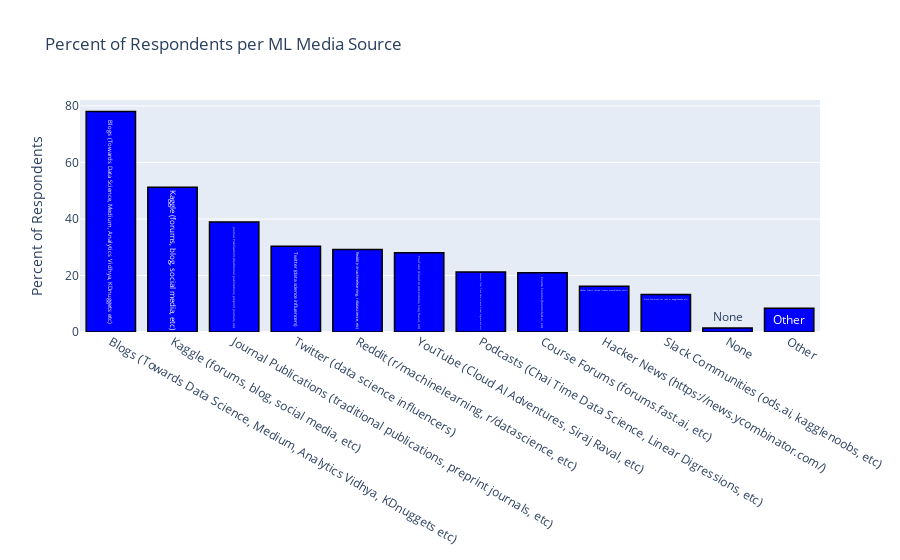

Write notebook code for a chart like this one.
### Code cell
question_number = 'Q12'
title='Percent of Respondents per ML Media Source'
plot_multiple_choice_12_multiple_selections(data,data_with_question_on_top,title,y_axis_title,question_number,
                                            question_part_1 = 'Q12_Part_8',
                                            question_part_2 = 'Q12_Part_4',
                                            question_part_3 = 'Q12_Part_9',
                                            question_part_4 = 'Q12_Part_1',
                                            question_part_5 = 'Q12_Part_3',
                                            question_part_6 = 'Q12_Part_6',
                                            question_part_7 = 'Q12_Part_7',
                                            question_part_8 = 'Q12_Part_5',
                                            question_part_9 = 'Q12_Part_2',
                                            question_part_10 = 'Q12_Part_10',
                                            question_part_11 = 'Q12_Part_11',
                                            question_part_12 = 'Q12_Part_12',
                                            percent_instead_of_count=True,
                                            response_count=691)

### Figure 1 — Plotly figure (JSON) as saved in the notebook; plotly's stock layout.template omitted (floating-point values rounded to 4 significant figures)
{"data": [{"marker": {"color": "blue", "line": {"color": "black", "width": 1.5}}, "name": "Kaggle Survey 2019", "text": ["Blogs (Towards Data Science, Medium, Analytics Vidhya, KDnuggets etc)"], "type": "bar", "x": ["Blogs (Towards Data Science, Medium, Analytics Vidhya, KDnuggets etc)"], "y": [78.0]}, {"marker": {"color": "blue", "line": {"color": "black", "width": 1.5}}, "name": "Kaggle Survey 2019", "text": ["Kaggle (forums, blog, social media, etc)"], "type": "bar", "x": ["Kaggle (forums, blog, social media, etc)"], "y": [51.23]}, {"marker": {"color": "blue", "line": {"color": "black", "width": 1.5}}, "name": "Kaggle Survey 2019", "text": ["Journal Publications (traditional publications, preprint journals, etc)"], "type": "bar", "x": ["Journal Publications (traditional publications, preprint journals, etc)"], "y": [38.93]}, {"marker": {"color": "blue", "line": {"color": "black", "width": 1.5}}, "name": "Kaggle Survey 2019", "text": ["Twitter (data science influencers)"], "type": "bar", "x": ["Twitter (data science influencers)"], "y": [30.39]}, {"marker": {"color": "blue", "line": {"color": "black", "width": 1.5}}, "name": "Kaggle Survey 2019", "text": ["Reddit (r/machinelearning, r/datascience, etc)"], "type": "bar", "x": ["Reddit (r/machinelearning, r/datascience, etc)"], "y": [29.23]}, {"marker": {"color": "blue", "line": {"color": "black", "width": 1.5}}, "name": "Kaggle Survey 2019", "text": ["YouTube (Cloud AI Adventures, Siraj Raval, etc)"], "type": "bar", "x": ["YouTube (Cloud AI Adventures, Siraj Raval, etc)"], "y": [28.08]}, {"marker": {"color": "blue", "line": {"color": "black", "width": 1.5}}, "name": "Kaggle Survey 2019", "text": ["Podcasts (Chai Time Data Science, Linear Digressions, etc)"], "type": "bar", "x": ["Podcasts (Chai Time Data Science, Linear Digressions, etc)"], "y": [21.27]}, {"marker": {"color": "blue", "line": {"color": "black", "width": 1.5}}, "name": "Kaggle Survey 2019", "text": ["Course Forums (forums.fast.ai, etc)"], "type": "bar", "x": ["Course Forums (forums.fast.ai, etc)"], "y": [20.98]}, {"marker": {"color": "blue", "line": {"color": "black", "width": 1.5}}, "name": "Kaggle Survey 2019", "text": ["Hacker News (https://news.ycombinator.com/)"], "type": "bar", "x": ["Hacker News (https://news.ycombinator.com/)"], "y": [16.21]}, {"marker": {"color": "blue", "line": {"color": "black", "width": 1.5}}, "name": "Kaggle Survey 2019", "text": ["Slack Communities (ods.ai, kagglenoobs, etc)"], "type": "bar", "x": ["Slack Communities (ods.ai, kagglenoobs, etc)"], "y": [13.31]}, {"marker": {"color": "blue", "line": {"color": "black", "width": 1.5}}, "name": "Kaggle Survey 2019", "text": ["None"], "type": "bar", "x": ["None"], "y": [1.447]}, {"marker": {"color": "blue", "line": {"color": "black", "width": 1.5}}, "name": "Kaggle Survey 2019", "text": ["Other"], "type": "bar", "x": ["Other"], "y": [8.394]}], "layout": {"barmode": "group", "showlegend": false, "title": {"text": "Percent of Respondents per ML Media Source"}, "yaxis": {"title": {"text": "Percent of Respondents"}}}}
